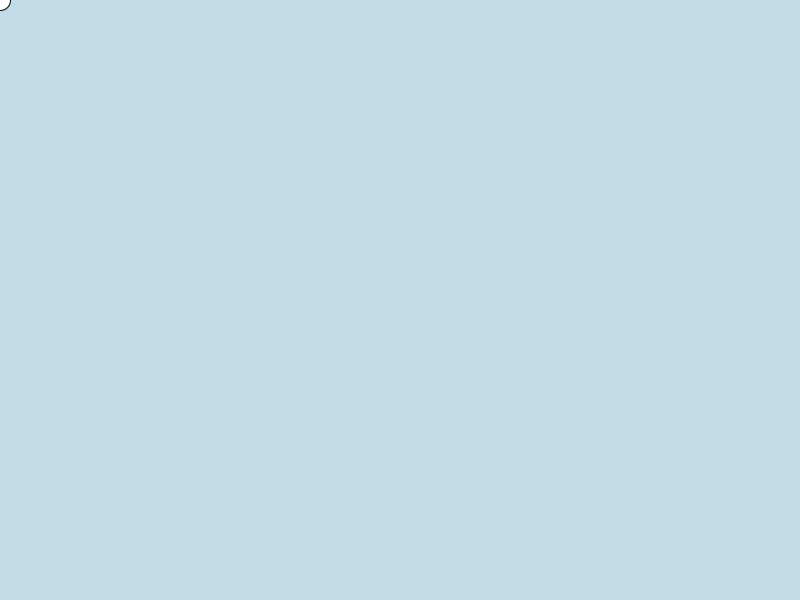
Frame 1 (no input)
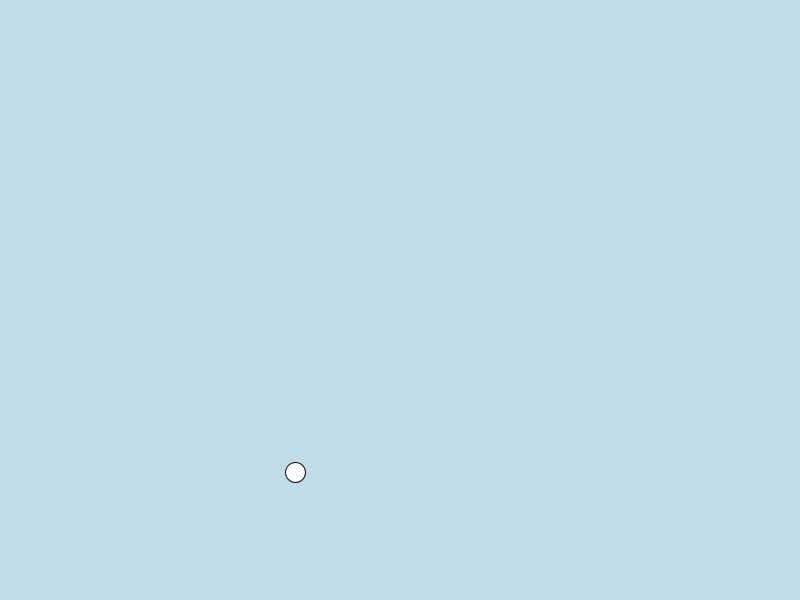
Frame 60 (the mouse pressed at the canvas centre just before this capture)
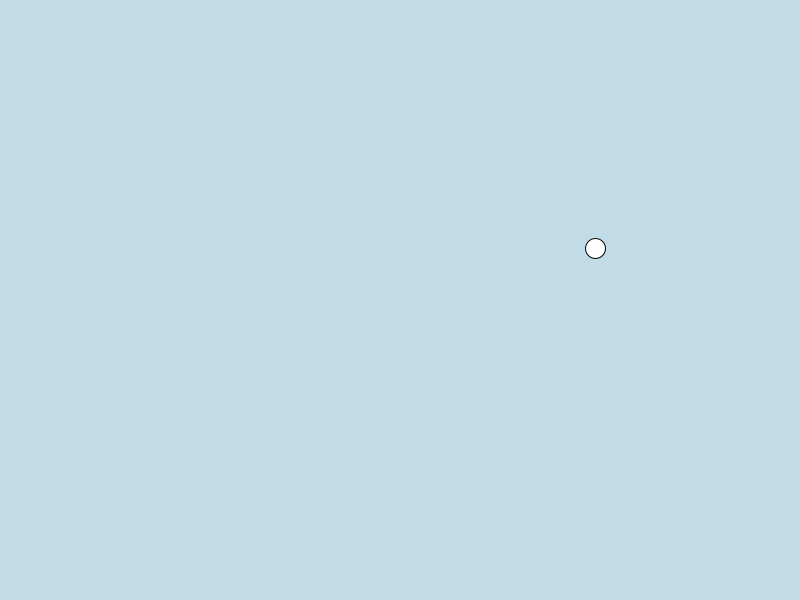
Frame 120 (the mouse held since frame 60 and released just before this capture)

The Processing sketch that drew these frames (run headless with seeded random() and noise(); from frame 60 on, the mouse is pressed at the canvas centre):

// Processing sketch: impulse_and_momentum
// ── impulse_and_momentum.pde
float x, y, velx, vely, px, py, p;


void setup() {
  size(800, 600); // canvas size
  //initialize variables
  x = 0;
  y = 0;
  velx = 5; 
  vely = 8;
}

void draw() {
  background(193, 220, 230); //draw bg
  ellipse(x, y, 20, 20); //draw ellipse
  x += velx; // gives ball x velocity
  y += vely; //gives ball y velocity
  if (x >= width) {
    velx = -velx; //ball reverses direction
  } else if (x <= 0) {
    velx = -velx; //ball reverses direction
  }
  if (y >= height) {
    vely = -vely;
  }
  if (y <= 0) {
    vely = -vely;
  }
  
}
